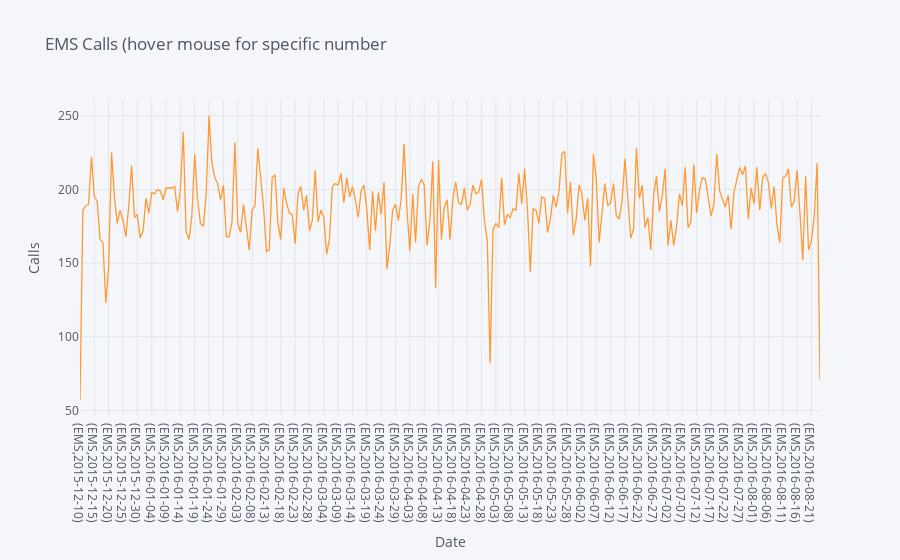
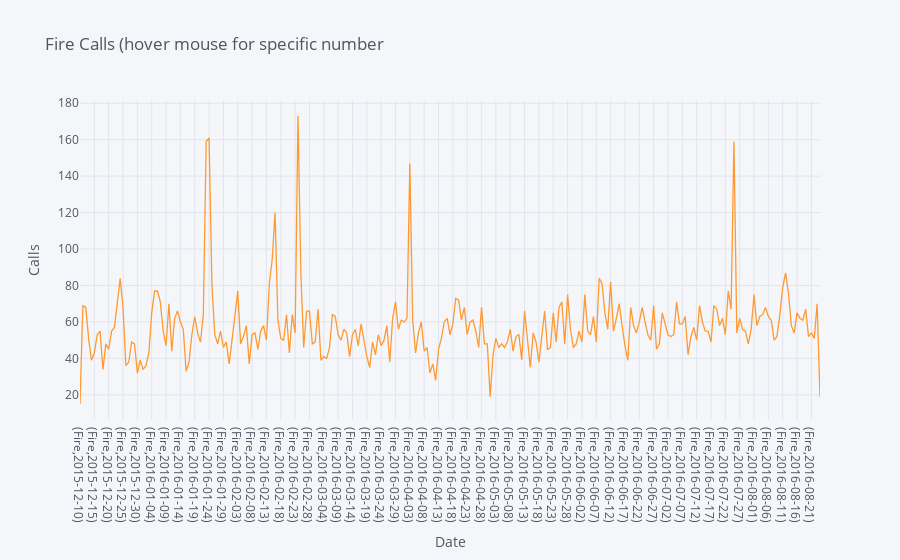
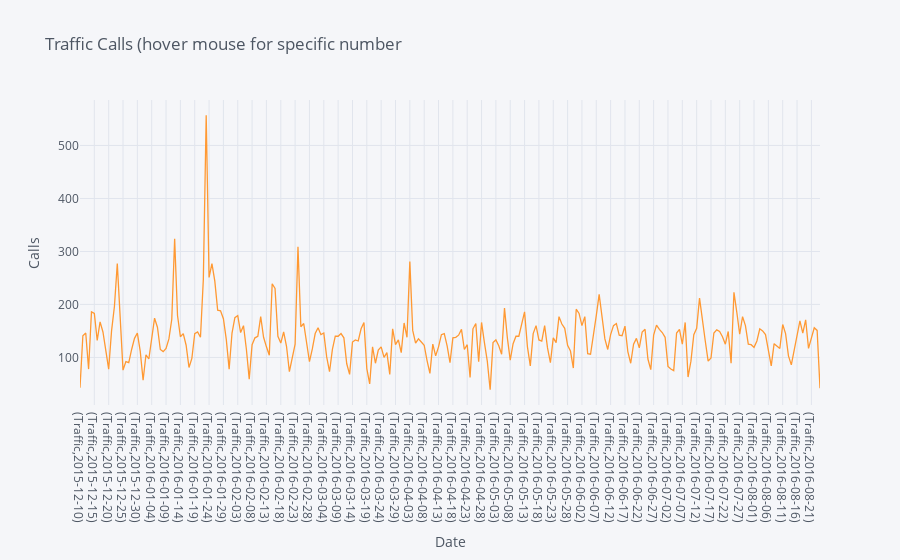

These figures' notebook cell, in order:
### Markdown cell above
option 1

### Code cell
#by reason
byDate = df.groupby(['reason','Date']).count()
#by EMS
byEMS = byDate.loc[['EMS']]
#by Fire
byFire = byDate.loc[['Fire']]
#by Traffic
byTraffic = byDate.loc[['Traffic']]

byEMS.iplot(kind='line',y='timeStamp',title='EMS Calls (hover mouse for specific number',xTitle='Date',yTitle='Calls')
byFire.iplot(kind='line',y='timeStamp',title='Fire Calls (hover mouse for specific number',xTitle='Date',yTitle='Calls')
byTraffic.iplot(kind='line',y='timeStamp',title='Traffic Calls (hover mouse for specific number',xTitle='Date',yTitle='Calls')

### Figure 1 — Plotly figure (JSON) as saved in the notebook; plotly's stock layout.template omitted (floating-point values rounded to 4 significant figures; data arrays with more than 128 entries replaced by an {"elided": "..."} marker saying what was removed)
{"data": [{"line": {"color": "rgba(255, 153, 51, 1.0)", "dash": "solid", "shape": "linear", "width": 1.3}, "mode": "lines", "name": "timeStamp", "text": "", "type": "scatter", "x": {"elided": "259 str values"}, "y": {"elided": "259 int values"}}], "layout": {"legend": {"bgcolor": "#F5F6F9", "font": {"color": "#4D5663"}}, "paper_bgcolor": "#F5F6F9", "plot_bgcolor": "#F5F6F9", "title": {"font": {"color": "#4D5663"}, "text": "EMS Calls (hover mouse for specific number"}, "xaxis": {"gridcolor": "#E1E5ED", "showgrid": true, "tickfont": {"color": "#4D5663"}, "title": {"font": {"color": "#4D5663"}, "text": "Date"}, "zerolinecolor": "#E1E5ED"}, "yaxis": {"gridcolor": "#E1E5ED", "showgrid": true, "tickfont": {"color": "#4D5663"}, "title": {"font": {"color": "#4D5663"}, "text": "Calls"}, "zerolinecolor": "#E1E5ED"}}}

### Figure 2 — Plotly figure (JSON) as saved in the notebook; plotly's stock layout.template omitted (floating-point values rounded to 4 significant figures; data arrays with more than 128 entries replaced by an {"elided": "..."} marker saying what was removed)
{"data": [{"line": {"color": "rgba(255, 153, 51, 1.0)", "dash": "solid", "shape": "linear", "width": 1.3}, "mode": "lines", "name": "timeStamp", "text": "", "type": "scatter", "x": {"elided": "259 str values"}, "y": {"elided": "259 int values"}}], "layout": {"legend": {"bgcolor": "#F5F6F9", "font": {"color": "#4D5663"}}, "paper_bgcolor": "#F5F6F9", "plot_bgcolor": "#F5F6F9", "title": {"font": {"color": "#4D5663"}, "text": "Fire Calls (hover mouse for specific number"}, "xaxis": {"gridcolor": "#E1E5ED", "showgrid": true, "tickfont": {"color": "#4D5663"}, "title": {"font": {"color": "#4D5663"}, "text": "Date"}, "zerolinecolor": "#E1E5ED"}, "yaxis": {"gridcolor": "#E1E5ED", "showgrid": true, "tickfont": {"color": "#4D5663"}, "title": {"font": {"color": "#4D5663"}, "text": "Calls"}, "zerolinecolor": "#E1E5ED"}}}

### Figure 3 — Plotly figure (JSON) as saved in the notebook; plotly's stock layout.template omitted (floating-point values rounded to 4 significant figures; data arrays with more than 128 entries replaced by an {"elided": "..."} marker saying what was removed)
{"data": [{"line": {"color": "rgba(255, 153, 51, 1.0)", "dash": "solid", "shape": "linear", "width": 1.3}, "mode": "lines", "name": "timeStamp", "text": "", "type": "scatter", "x": {"elided": "259 str values"}, "y": {"elided": "259 int values"}}], "layout": {"legend": {"bgcolor": "#F5F6F9", "font": {"color": "#4D5663"}}, "paper_bgcolor": "#F5F6F9", "plot_bgcolor": "#F5F6F9", "title": {"font": {"color": "#4D5663"}, "text": "Traffic Calls (hover mouse for specific number"}, "xaxis": {"gridcolor": "#E1E5ED", "showgrid": true, "tickfont": {"color": "#4D5663"}, "title": {"font": {"color": "#4D5663"}, "text": "Date"}, "zerolinecolor": "#E1E5ED"}, "yaxis": {"gridcolor": "#E1E5ED", "showgrid": true, "tickfont": {"color": "#4D5663"}, "title": {"font": {"color": "#4D5663"}, "text": "Calls"}, "zerolinecolor": "#E1E5ED"}}}
